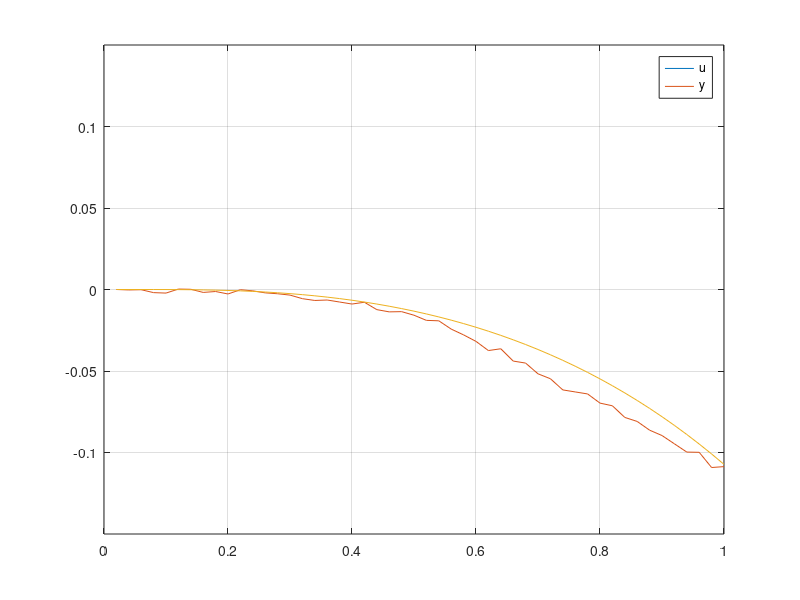

Here is the MATLAB script that generated this plot:
close all; clear all; clc;

n = 1*50;

##data = dlmread('output20251010-120728.csv')(1:n,:);
##data += dlmread('output20251010-121904.csv')(1:n,:);
##data += dlmread('output20251010-121922.csv')(1:n,:);
##data += dlmread('output20251010-121935.csv')(1:n,:);
##data += dlmread('output20251010-121953.csv')(1:n,:);

##data = dlmread('output20251010-123326.csv')(1:n,:);
##data += dlmread('output20251010-123345.csv')(1:n,:);
##data += dlmread('output20251010-123359.csv')(1:n,:);
##data += dlmread('output20251010-123413.csv')(1:n,:);
##data += dlmread('output20251010-123434.csv')(1:n,:);

data1 = dlmread('output20251010-124253.csv')(1:n,:);
data2 = dlmread('output20251010-124311.csv')(1:n,:);
data3 = dlmread('output20251010-124332.csv')(1:n,:);
data4 = dlmread('output20251010-124346.csv')(1:n,:);
data5 = dlmread('output20251010-124404.csv')(1:n,:);

##data1 = dlmread('output20251010-130803.csv')(1:n,:);
##data2 = dlmread('output20251010-130817.csv')(1:n,:);
##data3 = dlmread('output20251010-130828.csv')(1:n,:);
##data4 = dlmread('output20251010-130843.csv')(1:n,:);
##data5 = dlmread('output20251010-130900.csv')(1:n,:);

data1(:,2) -= data1(1,2);
data2(:,2) -= data2(1,2);
data3(:,2) -= data3(1,2);
data4(:,2) -= data4(1,2);
data5(:,2) -= data5(1,2);

data = data1 + data2 + data3 + data4 + data5;

ang = data(:,1)/5;
pos = data(:,2)/5/100;

u = ang(1:n);
y = pos(1:n);

##X = [y(2:n-1), y(1:n-2), u(1:n-2)];
##
##coefs = pinv(X)*y(3:n);
##
##alpha = coefs(1)
##beta = coefs(2)
##gamma = coefs(3)
##
##figure;
##plot(u); hold on;
##plot(y); hold on;
##plot(X*coefs);
##%plot(filter(gamma, [1, -alpha, -beta], u));
##legend('Ángulo','Posición real', 'Posición estimada');
##
##pd = roots([1, -alpha -beta])
##Kd = -gamma

t = (1:n)/50;

s = tf('s');

figure;
plot(t, u); hold;
plot(t, y);

legends = [];

##for k_carro = 0.01:0.02:0.1
##  for p_carro = -(0.5:0.5:4)
##    K = -0.3905*k_carro;
##    p = [0, -10.690+4.807j, -10.690-4.807j, p_carro];
##    H = zpk([], p, K*abs(p(2))^2*abs(p_carro));
##
##    y_est = lsim(H, u, t);
##
##    legends = [legends; ['p=' num2str(p_carro) ';k=' num2str(k_carro)]];
##
##    plot(t, y_est, 'linewidth', 2);
##  endfor
##endfor

##p_carro=1.3
##k_carro=0.03

##p_carro=2
##k_carro=0.01

p_carro=1.6
k_carro=0.02

legends='';
K = -0.3905*k_carro;
p = [0, -10.690+4.807j, -10.690-4.807j, p_carro];
H = zpk([], p, K*abs(p(2))^2*abs(p_carro))
y_est = lsim(H, u, t);
plot(t, y_est);

legend(['u'; 'y'; legends]);
ylim([-0.15, 0.15])
grid;
